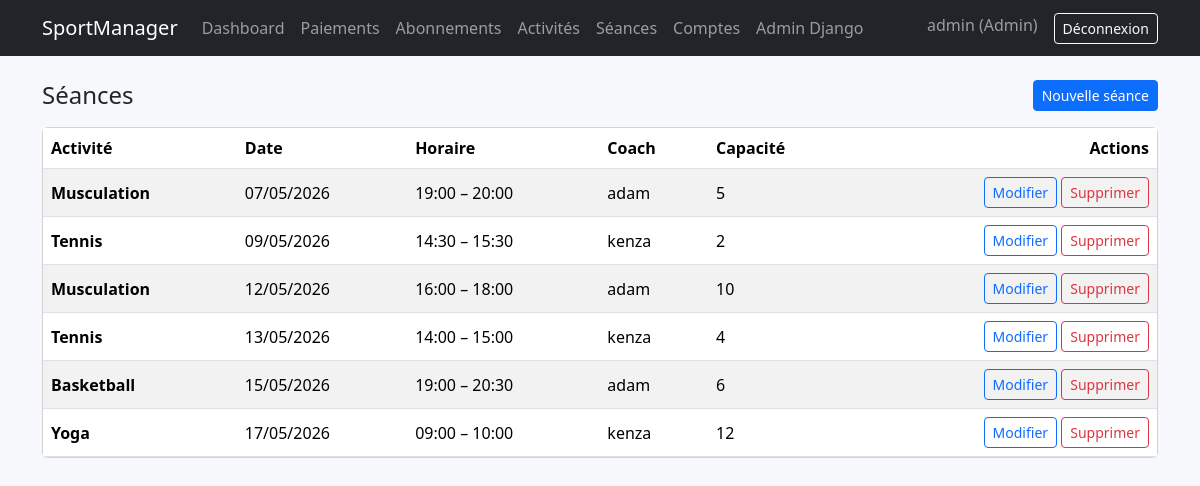
The page /admin-app/seances/ (signed in) on the database its author committed.
### core/models.py (models this page shows, shortened)
class Utilisateur(AbstractUser):
    class Role(models.TextChoices):
        ADMIN = "ADMIN", "Admin"
        COACH = "COACH", "Coach"
        MEMBRE = "MEMBRE", "Membre"
    username = models.CharField(max_length=150, blank=True, null=True)
    login = models.CharField(max_length=150, unique=True)
    email = models.EmailField(unique=True)
    role = models.CharField(max_length=10, choices=Role.choices, default=Role.MEMBRE)
    USERNAME_FIELD = "login"
    REQUIRED_FIELDS = ["email"]
    objects = UtilisateurManager()

class Seance(models.Model):
    class Jour(models.TextChoices):
        LUNDI = "LUNDI", "Lundi"
        MARDI = "MARDI", "Mardi"
        MERCREDI = "MERCREDI", "Mercredi"
        JEUDI = "JEUDI", "Jeudi"
        VENDREDI = "VENDREDI", "Vendredi"
        SAMEDI = "SAMEDI", "Samedi"
        DIMANCHE = "DIMANCHE", "Dimanche"
    idSeance = models.AutoField(primary_key=True)
    dateSeance = models.DateField(blank=True, null=True)
    jour = models.CharField(max_length=10, choices=Jour.choices)
    heureDebut = models.TimeField()
    heureFin = models.TimeField()
    capaciteMax = models.PositiveIntegerField()
    activite = models.ForeignKey(Activite, on_delete=models.CASCADE, related_name="seances")
    coach = models.ForeignKey(Coach, on_delete=models.PROTECT, related_name="seances")

class Activite(models.Model):
    class TypeAcces(models.TextChoices):
        INTERNE = "INTERNE", "Interne"
        EXTERNE = "EXTERNE", "Externe"
    EXTERNAL_ACTIVITY_KEYWORDS = ("tennis", "basket", "football", "foot")
    idActivite = models.AutoField(primary_key=True)
    libelle = models.CharField(max_length=120)
    description = models.TextField(blank=True)
    tarifMensuel = models.DecimalField(max_digits=8, decimal_places=2)
    typeAcces = models.CharField(max_length=10, choices=TypeAcces.choices, default=TypeAcces.INTERNE)
    image = models.ImageField(upload_to="activites/", blank=True, null=True)

class Coach(models.Model):
    utilisateur = models.OneToOneField(
        settings.AUTH_USER_MODEL, on_delete=models.CASCADE, related_name="coach"
    )
    numCoach = models.CharField(max_length=30, unique=True)
    specialite = models.CharField(max_length=120)

### core/views.py (the view)
        @login_required
        def _wrapped(request: HttpRequest, *args, **kwargs):
            user: Utilisateur = request.user  # type: ignore[assignment]
            if user.role not in roles:
                messages.error(request, "Accès refusé.")
                return redirect("home")
            return view_func(request, *args, **kwargs)

### core/views.py (called while the page is built)
def _role_required(*roles: str):
    def decorator(view_func):
        @login_required
        def _wrapped(request: HttpRequest, *args, **kwargs):
            user: Utilisateur = request.user  # type: ignore[assignment]
            if user.role not in roles:
                messages.error(request, "Accès refusé.")
                return redirect("home")
            return view_func(request, *args, **kwargs)
        return _wrapped
    return decorator

@_role_required(Utilisateur.Role.ADMIN)
def admin_seances(request: HttpRequest) -> HttpResponse:
    seances = (
        Seance.objects.select_related("activite", "coach", "coach__utilisateur")
        .all()
        .order_by("dateSeance", "heureDebut")
    )
    return render(request, "core/admin_seances_list.html", {"seances": seances})

### core/templates/core/admin_seances_list.html (shortened to what this page needs)
{% extends "base.html" %}
{% block content %}
  <div class="d-flex align-items-center justify-content-between mb-3">
    <h1 class="h4 mb-0">Séances</h1>
    <a class="btn btn-primary btn-sm" href="{% url 'admin_seance_create' %}">Nouvelle séance</a>
  </div>
  <div class="card">
    <div class="table-responsive">
      <table class="table table-striped mb-0 align-middle">
        <thead>
          <tr>
            <th>Activité</th>
            <th>Date</th>
            <th>Horaire</th>
            <th>Coach</th>
            <th>Capacité</th>
            <th class="text-end">Actions</th>
          </tr>
        </thead>
        <tbody>
          {% for s in seances %}
            <tr>
              <td class="fw-semibold">{{ s.activite.libelle }}</td>
              <td>{{ s.dateSeance|date:"d/m/Y" }}</td>
              <td>{{ s.heureDebut }} – {{ s.heureFin }}</td>
              <td>{{ s.coach.utilisateur.login }}</td>
              <td>{{ s.capaciteMax }}</td>
              <td class="text-end">
                <a class="btn btn-sm btn-outline-primary" href="{% url 'admin_seance_edit' s.idSeance %}">Modifier</a>
                <form method="post" action="{% url 'admin_seance_delete' s.idSeance %}" class="d-inline">
                  <button class="btn btn-sm btn-outline-danger" type="submit">Supprimer</button>
                </form>
              </td>
            </tr>
          {% empty %}
            <tr><td colspan="6" class="text-center text-muted py-4">Aucune séance.</td></tr>
          {% endfor %}
        </tbody>
      </table>
    </div>
  </div>
{% endblock %}

### templates/partials/navbar.html (shortened to what this page needs)
<nav class="navbar navbar-expand-lg navbar-dark bg-dark">
  <div class="container">
    <a class="navbar-brand" href="{% url 'home' %}">SportManager</a>
    <div class="collapse navbar-collapse" id="navbarContent">
      <ul class="navbar-nav me-auto mb-2 mb-lg-0">
        {% if user.is_authenticated %}
          {% if user.role == 'MEMBRE' %}
            <li class="nav-item">
              <a class="nav-link" href="{% url 'membre_dashboard' %}">Dashboard</a>
            </li>
            <li class="nav-item">
              <a class="nav-link" href="{% url 'membre_planning' %}">Planning</a>
            </li>
            <li class="nav-item">
              <a class="nav-link" href="{% url 'membre_abonnements' %}">Abonnements</a>
            </li>
          {% elif user.role == 'ADMIN' %}
            <li class="nav-item">
              <a class="nav-link" href="{% url 'admin_dashboard' %}">Dashboard</a>
            </li>
            <li class="nav-item">
              <a class="nav-link" href="{% url 'admin_paiements' %}">Paiements</a>
            </li>
            <li class="nav-item">
              <a class="nav-link" href="{% url 'admin_abonnements' %}">Abonnements</a>
            </li>
            <li class="nav-item">
              <a class="nav-link" href="{% url 'admin_activites' %}">Activités</a>
            </li>
            <li class="nav-item">
              <a class="nav-link" href="{% url 'admin_seances' %}">Séances</a>
            </li>
            <li class="nav-item">
              <a class="nav-link" href="{% url 'admin_comptes' %}">Comptes</a>
            </li>
            <li class="nav-item">
              <a class="nav-link" href="/admin/">Admin Django</a>
            </li>
          {% endif %}
        {% endif %}
      </ul>
      <ul class="navbar-nav ms-auto">
        {% if user.is_authenticated %}
          <li class="nav-item">
            <span class="navbar-text me-3">
              {{ user.login }} ({{ user.get_role_display }})
            </span>
          </li>
          <li class="nav-item">
            <form method="post" action="{% url 'logout' %}">
              <button class="btn btn-outline-light btn-sm" type="submit">Déconnexion</button>
            </form>
          </li>
        {% else %}
          <li class="nav-item">
            <a class="btn btn-outline-light btn-sm" href="{% url 'login' %}">Connexion</a>
          </li>
        {% endif %}
      </ul>
    </div>
  </div>
</nav>

### templates/base.html (style rules this page uses)
body { background: #f6f8fb; }

### rows shown on the page
Utilisateur: login "admin", role "Admin"
Seance: activite.libelle "Musculation", dateSeance "07/05/2026", heureDebut "19:00", heureFin "20:00", coach.utilisateur.login "adam", capaciteMax "5"
Seance: activite.libelle "Tennis", dateSeance "09/05/2026", heureDebut "14:30", heureFin "15:30", coach.utilisateur.login "kenza", capaciteMax "2"
Seance: activite.libelle "Musculation", dateSeance "12/05/2026", heureDebut "16:00", heureFin "18:00", coach.utilisateur.login "adam", capaciteMax "10"
Seance: activite.libelle "Tennis", dateSeance "13/05/2026", heureDebut "14:00", heureFin "15:00", coach.utilisateur.login "kenza", capaciteMax "4"
Seance: activite.libelle "Basketball", dateSeance "15/05/2026", heureDebut "19:00", heureFin "20:30", coach.utilisateur.login "adam", capaciteMax "6"
Seance: activite.libelle "Yoga", dateSeance "17/05/2026", heureDebut "09:00", heureFin "10:00", coach.utilisateur.login "kenza", capaciteMax "12"
